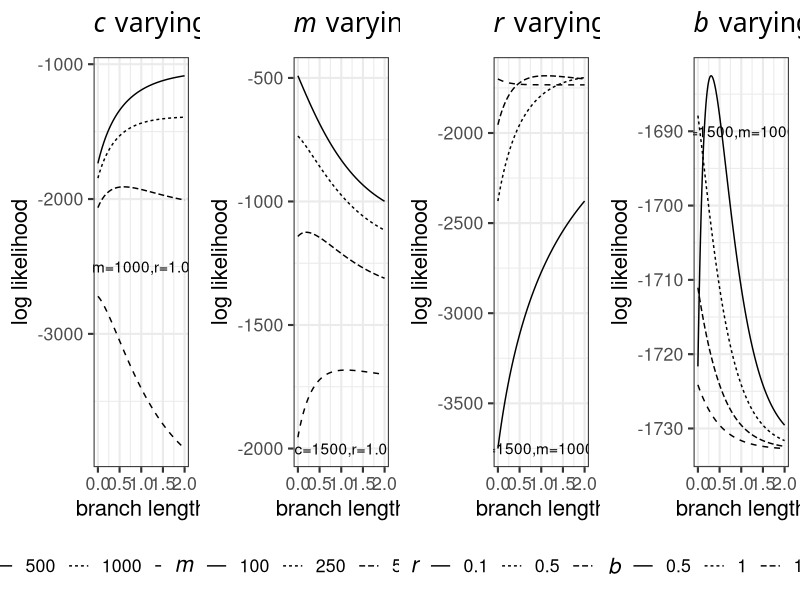

Write the R code that produced this figure.
#!/usr/bin/env Rscript

library(ggplot2)
library(gridExtra)

theme_set(theme_bw(16))
theme_update(legend.position="bottom", legend.key=element_blank(),
             plot.title=element_text(rel(1.0)))

bsm_loglike <- function(t, c, m, r, b) c*log((1+exp(-r*(t+b)))/2)+m*log((1-exp(-r*(t+b)))/2)

varying_title <- function(param)
  ggtitle(bquote(paste(italic(.(param)), .(" varying"))))
linetype <- function(param)
  scale_linetype_discrete(name=bquote(italic(.(param))))
xlabel <- xlab("branch length")
ylabel <- ylab("log likelihood")

x <- seq(0, 2, length.out=200)

r_values <- c(0.1, exp(-1/3), exp(1/3), 10.0)
r_values <- c(0.1, 0.5, 1, 5.0)
b_values <- c(0.5, 1.0, 1.5, 2)
m_values <- c(100, 250, 500, 1000)
c_values <- c(500, 1000, 2000, 5000)

b_varying <- expand.grid(t=x, b=b_values)

p_b <- ggplot(b_varying, aes(x=t, y=bsm_loglike(t, 1500, 1000, 2.0, b), linetype=factor(b))) +
  geom_line() +
  linetype('b') +
  xlabel +
  ylabel +
  annotate(geom="text", label="c=1500,m=1000,r=2.0", x=1.4, y=-1690) +
  varying_title('b')

# Plot varying R values
r_varying <- expand.grid(t=x, r=r_values)
p_r <- ggplot(r_varying, aes(x=t, y=bsm_loglike(t, 1500, 1000, r, .5), linetype=factor(r))) +
  geom_line() +
  linetype('r') +
  xlabel +
  ylabel +
  annotate(geom="text", label="c=1500,m=1000,b=0.5", x=1.4, y=-3750) +
  varying_title('r')

# Plot varying m values
m_varying <- expand.grid(t=x, m=m_values)
p_m <- ggplot(m_varying, aes(x=t, y=bsm_loglike(t, 1500, m, 1.0, .5), linetype=factor(m))) +
  geom_line() +
  linetype('m') +
  xlabel +
  ylabel +
  annotate(geom="text", label="c=1500,r=1.0,b=0.5", x=1.5, y=-2000) +
  varying_title('m')


c_varying <- expand.grid(t=x, c=c_values)
p_c <- ggplot(c_varying, aes(x=t, y=bsm_loglike(t, c, 1000, 1.0, .5), linetype=factor(c))) +
  geom_line() +
  linetype('c') +
  xlabel +
  ylabel +
  annotate(geom="text", label="m=1000,r=1.0,b=0.5", x=1.5, y=-2500) +
  varying_title('c')

svg("parameter_effects.svg", width=18.5, height=5)
grid.arrange(p_c, p_m, p_r, p_b, nrow=1)
dev.off()
